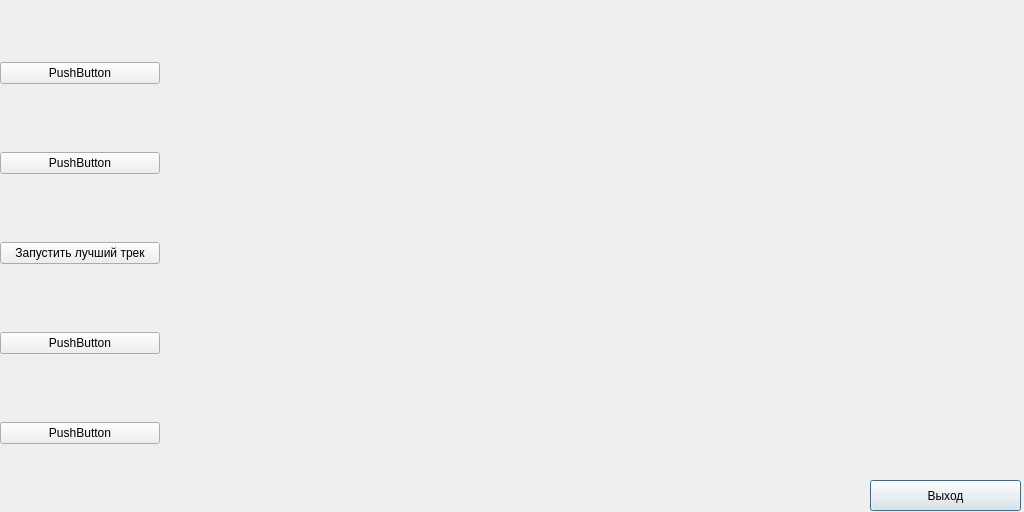
<?xml version="1.0" encoding="UTF-8"?>
<ui version="4.0">
 <class>Dialog</class>
 <widget class="QDialog" name="Dialog">
  <property name="geometry">
   <rect>
    <x>0</x>
    <y>0</y>
    <width>1024</width>
    <height>512</height>
   </rect>
  </property>
  <property name="windowTitle">
   <string>Dialog</string>
  </property>
  <widget class="QPushButton" name="pushButton_2">
   <property name="geometry">
    <rect>
     <x>870</x>
     <y>480</y>
     <width>151</width>
     <height>31</height>
    </rect>
   </property>
   <property name="text">
    <string>Выход</string>
   </property>
  </widget>
  <widget class="QWidget" name="verticalLayoutWidget">
   <property name="geometry">
    <rect>
     <x>0</x>
     <y>0</y>
     <width>160</width>
     <height>511</height>
    </rect>
   </property>
   <layout class="QVBoxLayout" name="verticalLayout">
    <item>
     <widget class="QPushButton" name="pushButton_3">
      <property name="text">
       <string>PushButton</string>
      </property>
     </widget>
    </item>
    <item>
     <widget class="QPushButton" name="pushButton_4">
      <property name="text">
       <string>PushButton</string>
      </property>
     </widget>
    </item>
    <item>
     <widget class="QPushButton" name="pushButton">
      <property name="text">
       <string>Запустить лучший трек</string>
      </property>
      <property name="autoExclusive">
       <bool>false</bool>
      </property>
      <property name="flat">
       <bool>false</bool>
      </property>
     </widget>
    </item>
    <item>
     <widget class="QPushButton" name="pushButton_6">
      <property name="text">
       <string>PushButton</string>
      </property>
     </widget>
    </item>
    <item>
     <widget class="QPushButton" name="pushButton_5">
      <property name="text">
       <string>PushButton</string>
      </property>
     </widget>
    </item>
   </layout>
  </widget>
 </widget>
 <resources/>
 <connections/>
</ui>
